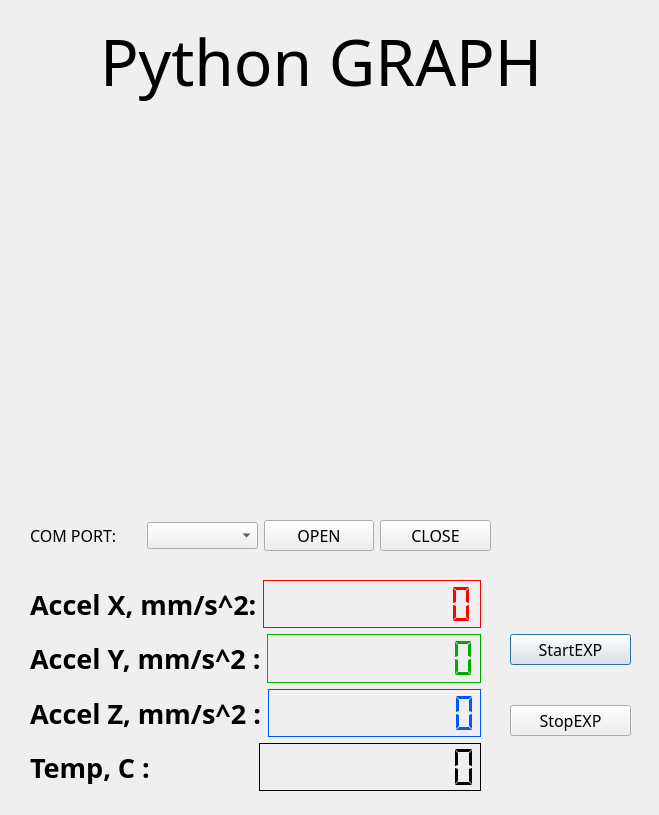
<?xml version="1.0" encoding="UTF-8"?>
<ui version="4.0">
 <class>Dialog</class>
 <widget class="QDialog" name="Dialog">
  <property name="geometry">
   <rect>
    <x>0</x>
    <y>0</y>
    <width>659</width>
    <height>815</height>
   </rect>
  </property>
  <property name="windowTitle">
   <string>Dialog</string>
  </property>
  <widget class="QWidget" name="verticalLayoutWidget_2">
   <property name="geometry">
    <rect>
     <x>510</x>
     <y>600</y>
     <width>121</width>
     <height>171</height>
    </rect>
   </property>
   <layout class="QVBoxLayout" name="verticalLayout_2">
    <item>
     <widget class="QPushButton" name="onB">
      <property name="font">
       <font>
        <family>Swis721 BT</family>
        <pointsize>12</pointsize>
       </font>
      </property>
      <property name="text">
       <string>StartEXP</string>
      </property>
     </widget>
    </item>
    <item>
     <widget class="QPushButton" name="offB">
      <property name="font">
       <font>
        <family>Swis721 BT</family>
        <pointsize>12</pointsize>
       </font>
      </property>
      <property name="text">
       <string>StopEXP</string>
      </property>
     </widget>
    </item>
   </layout>
  </widget>
  <widget class="QWidget" name="horizontalLayoutWidget">
   <property name="geometry">
    <rect>
     <x>30</x>
     <y>500</y>
     <width>461</width>
     <height>71</height>
    </rect>
   </property>
   <layout class="QHBoxLayout" name="horizontalLayout">
    <item>
     <widget class="QLabel" name="label_6">
      <property name="font">
       <font>
        <family>Swis721 BT</family>
        <pointsize>12</pointsize>
       </font>
      </property>
      <property name="text">
       <string>COM PORT:</string>
      </property>
     </widget>
    </item>
    <item>
     <widget class="QComboBox" name="comL">
      <property name="font">
       <font>
        <family>Times New Roman</family>
        <pointsize>12</pointsize>
       </font>
      </property>
     </widget>
    </item>
    <item>
     <widget class="QPushButton" name="openB">
      <property name="font">
       <font>
        <family>Swis721 BT</family>
        <pointsize>12</pointsize>
       </font>
      </property>
      <property name="text">
       <string>OPEN</string>
      </property>
     </widget>
    </item>
    <item>
     <widget class="QPushButton" name="closeB">
      <property name="font">
       <font>
        <family>Swis721 BT</family>
        <pointsize>12</pointsize>
       </font>
      </property>
      <property name="text">
       <string>CLOSE</string>
      </property>
     </widget>
    </item>
   </layout>
  </widget>
  <widget class="PlotWidget" name="graph" native="true">
   <property name="geometry">
    <rect>
     <x>20</x>
     <y>90</y>
     <width>621</width>
     <height>381</height>
    </rect>
   </property>
  </widget>
  <widget class="QLabel" name="label_5">
   <property name="geometry">
    <rect>
     <x>100</x>
     <y>0</y>
     <width>471</width>
     <height>121</height>
    </rect>
   </property>
   <property name="font">
    <font>
     <family>Algerian</family>
     <pointsize>48</pointsize>
    </font>
   </property>
   <property name="text">
    <string>Python GRAPH</string>
   </property>
  </widget>
  <widget class="QWidget" name="">
   <property name="geometry">
    <rect>
     <x>30</x>
     <y>580</y>
     <width>451</width>
     <height>211</height>
    </rect>
   </property>
   <layout class="QVBoxLayout" name="verticalLayout">
    <item>
     <layout class="QHBoxLayout" name="horizontalLayout_3">
      <item>
       <widget class="QLabel" name="label">
        <property name="font">
         <font>
          <family>Goudy Old Style</family>
          <pointsize>20</pointsize>
          <weight>75</weight>
          <italic>false</italic>
          <bold>true</bold>
         </font>
        </property>
        <property name="text">
         <string>Accel X, mm/s^2:</string>
        </property>
       </widget>
      </item>
      <item>
       <widget class="QLCDNumber" name="lcdX">
        <property name="palette">
         <palette>
          <active>
           <colorrole role="WindowText">
            <brush brushstyle="SolidPattern">
             <color alpha="255">
              <red>255</red>
              <green>0</green>
              <blue>0</blue>
             </color>
            </brush>
           </colorrole>
           <colorrole role="Text">
            <brush brushstyle="SolidPattern">
             <color alpha="255">
              <red>0</red>
              <green>0</green>
              <blue>0</blue>
             </color>
            </brush>
           </colorrole>
          </active>
          <inactive>
           <colorrole role="WindowText">
            <brush brushstyle="SolidPattern">
             <color alpha="255">
              <red>255</red>
              <green>0</green>
              <blue>0</blue>
             </color>
            </brush>
           </colorrole>
           <colorrole role="Text">
            <brush brushstyle="SolidPattern">
             <color alpha="255">
              <red>0</red>
              <green>0</green>
              <blue>0</blue>
             </color>
            </brush>
           </colorrole>
          </inactive>
          <disabled>
           <colorrole role="WindowText">
            <brush brushstyle="SolidPattern">
             <color alpha="255">
              <red>120</red>
              <green>120</green>
              <blue>120</blue>
             </color>
            </brush>
           </colorrole>
           <colorrole role="Text">
            <brush brushstyle="SolidPattern">
             <color alpha="255">
              <red>120</red>
              <green>120</green>
              <blue>120</blue>
             </color>
            </brush>
           </colorrole>
          </disabled>
         </palette>
        </property>
        <property name="font">
         <font>
          <pointsize>28</pointsize>
         </font>
        </property>
        <property name="acceptDrops">
         <bool>false</bool>
        </property>
        <property name="frameShadow">
         <enum>QFrame::Plain</enum>
        </property>
        <property name="lineWidth">
         <number>1</number>
        </property>
        <property name="smallDecimalPoint">
         <bool>false</bool>
        </property>
        <property name="digitCount">
         <number>10</number>
        </property>
        <property name="segmentStyle">
         <enum>QLCDNumber::Flat</enum>
        </property>
        <property name="value" stdset="0">
         <double>0.000000000000000</double>
        </property>
       </widget>
      </item>
     </layout>
    </item>
    <item>
     <layout class="QHBoxLayout" name="horizontalLayout_4">
      <item>
       <widget class="QLabel" name="label_2">
        <property name="font">
         <font>
          <family>Goudy Old Style</family>
          <pointsize>20</pointsize>
          <weight>75</weight>
          <bold>true</bold>
         </font>
        </property>
        <property name="text">
         <string>Accel Y, mm/s^2 :</string>
        </property>
       </widget>
      </item>
      <item>
       <widget class="QLCDNumber" name="lcdY">
        <property name="palette">
         <palette>
          <active>
           <colorrole role="WindowText">
            <brush brushstyle="SolidPattern">
             <color alpha="255">
              <red>0</red>
              <green>170</green>
              <blue>0</blue>
             </color>
            </brush>
           </colorrole>
          </active>
          <inactive>
           <colorrole role="WindowText">
            <brush brushstyle="SolidPattern">
             <color alpha="255">
              <red>0</red>
              <green>170</green>
              <blue>0</blue>
             </color>
            </brush>
           </colorrole>
          </inactive>
          <disabled>
           <colorrole role="WindowText">
            <brush brushstyle="SolidPattern">
             <color alpha="255">
              <red>120</red>
              <green>120</green>
              <blue>120</blue>
             </color>
            </brush>
           </colorrole>
          </disabled>
         </palette>
        </property>
        <property name="font">
         <font>
          <pointsize>28</pointsize>
          <weight>50</weight>
          <italic>false</italic>
          <bold>false</bold>
         </font>
        </property>
        <property name="frameShadow">
         <enum>QFrame::Plain</enum>
        </property>
        <property name="digitCount">
         <number>10</number>
        </property>
        <property name="segmentStyle">
         <enum>QLCDNumber::Flat</enum>
        </property>
       </widget>
      </item>
     </layout>
    </item>
    <item>
     <layout class="QHBoxLayout" name="horizontalLayout_5">
      <item>
       <widget class="QLabel" name="label_3">
        <property name="font">
         <font>
          <family>Goudy Old Style</family>
          <pointsize>20</pointsize>
          <weight>75</weight>
          <bold>true</bold>
         </font>
        </property>
        <property name="text">
         <string>Accel Z, mm/s^2 :</string>
        </property>
       </widget>
      </item>
      <item>
       <widget class="QLCDNumber" name="lcdZ">
        <property name="palette">
         <palette>
          <active>
           <colorrole role="WindowText">
            <brush brushstyle="SolidPattern">
             <color alpha="255">
              <red>0</red>
              <green>85</green>
              <blue>255</blue>
             </color>
            </brush>
           </colorrole>
          </active>
          <inactive>
           <colorrole role="WindowText">
            <brush brushstyle="SolidPattern">
             <color alpha="255">
              <red>0</red>
              <green>85</green>
              <blue>255</blue>
             </color>
            </brush>
           </colorrole>
          </inactive>
          <disabled>
           <colorrole role="WindowText">
            <brush brushstyle="SolidPattern">
             <color alpha="255">
              <red>120</red>
              <green>120</green>
              <blue>120</blue>
             </color>
            </brush>
           </colorrole>
          </disabled>
         </palette>
        </property>
        <property name="frameShadow">
         <enum>QFrame::Plain</enum>
        </property>
        <property name="digitCount">
         <number>10</number>
        </property>
        <property name="segmentStyle">
         <enum>QLCDNumber::Flat</enum>
        </property>
       </widget>
      </item>
     </layout>
    </item>
    <item>
     <layout class="QHBoxLayout" name="horizontalLayout_2">
      <item>
       <widget class="QLabel" name="label_4">
        <property name="font">
         <font>
          <family>Goudy Old Style</family>
          <pointsize>20</pointsize>
          <weight>75</weight>
          <italic>false</italic>
          <bold>true</bold>
         </font>
        </property>
        <property name="text">
         <string>Temp, C : </string>
        </property>
       </widget>
      </item>
      <item>
       <widget class="QLCDNumber" name="lcdT">
        <property name="frameShadow">
         <enum>QFrame::Plain</enum>
        </property>
        <property name="digitCount">
         <number>10</number>
        </property>
        <property name="segmentStyle">
         <enum>QLCDNumber::Flat</enum>
        </property>
       </widget>
      </item>
     </layout>
    </item>
   </layout>
  </widget>
 </widget>
 <customwidgets>
  <customwidget>
   <class>PlotWidget</class>
   <extends>QWidget</extends>
   <header>pyqtgraph</header>
   <container>1</container>
  </customwidget>
 </customwidgets>
 <resources/>
 <connections/>
</ui>
